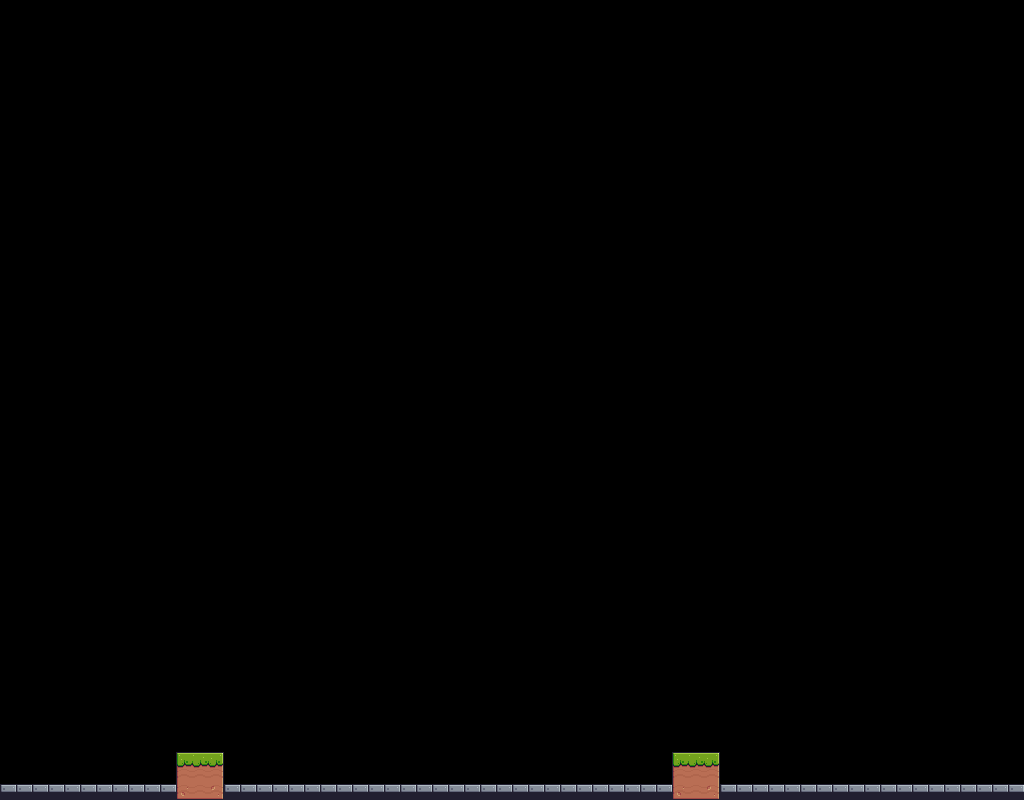

A 2D game scene composited from a Tiled map and its tileset images. What follows is a short description and the map's XML, with every tile layer's data as written:
An orthogonal 64x50 tile map with 16x16 px tiles, 1 tile layer (Background) and 3 objects (2x Enemy, Player).

<map version="1.4" tiledversion="1.4.2" orientation="orthogonal" renderorder="right-down" width="64" height="50" tilewidth="16" tileheight="16" infinite="0" nextlayerid="3" nextobjectid="9">
 <tileset firstgid="1" name="Terrain" tilewidth="16" tileheight="16" tilecount="242" columns="22">
  <image source="../Tilesets/Terrain.png" width="352" height="176" />
 </tileset>
 <layer id="1" name="Background" width="64" height="50">
  <data encoding="csv">
0,0,0,0,0,0,0,0,0,0,0,0,0,0,0,0,0,0,0,0,0,0,0,0,0,0,0,0,0,0,0,0,0,0,0,0,0,0,0,0,0,0,0,0,0,0,0,0,0,0,0,0,0,0,0,0,0,0,0,0,0,0,0,0,
0,0,0,0,0,0,0,0,0,0,0,0,0,0,0,0,0,0,0,0,0,0,0,0,0,0,0,0,0,0,0,0,0,0,0,0,0,0,0,0,0,0,0,0,0,0,0,0,0,0,0,0,0,0,0,0,0,0,0,0,0,0,0,0,
0,0,0,0,0,0,0,0,0,0,0,0,0,0,0,0,0,0,0,0,0,0,0,0,0,0,0,0,0,0,0,0,0,0,0,0,0,0,0,0,0,0,0,0,0,0,0,0,0,0,0,0,0,0,0,0,0,0,0,0,0,0,0,0,
0,0,0,0,0,0,0,0,0,0,0,0,0,0,0,0,0,0,0,0,0,0,0,0,0,0,0,0,0,0,0,0,0,0,0,0,0,0,0,0,0,0,0,0,0,0,0,0,0,0,0,0,0,0,0,0,0,0,0,0,0,0,0,0,
0,0,0,0,0,0,0,0,0,0,0,0,0,0,0,0,0,0,0,0,0,0,0,0,0,0,0,0,0,0,0,0,0,0,0,0,0,0,0,0,0,0,0,0,0,0,0,0,0,0,0,0,0,0,0,0,0,0,0,0,0,0,0,0,
0,0,0,0,0,0,0,0,0,0,0,0,0,0,0,0,0,0,0,0,0,0,0,0,0,0,0,0,0,0,0,0,0,0,0,0,0,0,0,0,0,0,0,0,0,0,0,0,0,0,0,0,0,0,0,0,0,0,0,0,0,0,0,0,
0,0,0,0,0,0,0,0,0,0,0,0,0,0,0,0,0,0,0,0,0,0,0,0,0,0,0,0,0,0,0,0,0,0,0,0,0,0,0,0,0,0,0,0,0,0,0,0,0,0,0,0,0,0,0,0,0,0,0,0,0,0,0,0,
0,0,0,0,0,0,0,0,0,0,0,0,0,0,0,0,0,0,0,0,0,0,0,0,0,0,0,0,0,0,0,0,0,0,0,0,0,0,0,0,0,0,0,0,0,0,0,0,0,0,0,0,0,0,0,0,0,0,0,0,0,0,0,0,
0,0,0,0,0,0,0,0,0,0,0,0,0,0,0,0,0,0,0,0,0,0,0,0,0,0,0,0,0,0,0,0,0,0,0,0,0,0,0,0,0,0,0,0,0,0,0,0,0,0,0,0,0,0,0,0,0,0,0,0,0,0,0,0,
0,0,0,0,0,0,0,0,0,0,0,0,0,0,0,0,0,0,0,0,0,0,0,0,0,0,0,0,0,0,0,0,0,0,0,0,0,0,0,0,0,0,0,0,0,0,0,0,0,0,0,0,0,0,0,0,0,0,0,0,0,0,0,0,
0,0,0,0,0,0,0,0,0,0,0,0,0,0,0,0,0,0,0,0,0,0,0,0,0,0,0,0,0,0,0,0,0,0,0,0,0,0,0,0,0,0,0,0,0,0,0,0,0,0,0,0,0,0,0,0,0,0,0,0,0,0,0,0,
0,0,0,0,0,0,0,0,0,0,0,0,0,0,0,0,0,0,0,0,0,0,0,0,0,0,0,0,0,0,0,0,0,0,0,0,0,0,0,0,0,0,0,0,0,0,0,0,0,0,0,0,0,0,0,0,0,0,0,0,0,0,0,0,
0,0,0,0,0,0,0,0,0,0,0,0,0,0,0,0,0,0,0,0,0,0,0,0,0,0,0,0,0,0,0,0,0,0,0,0,0,0,0,0,0,0,0,0,0,0,0,0,0,0,0,0,0,0,0,0,0,0,0,0,0,0,0,0,
0,0,0,0,0,0,0,0,0,0,0,0,0,0,0,0,0,0,0,0,0,0,0,0,0,0,0,0,0,0,0,0,0,0,0,0,0,0,0,0,0,0,0,0,0,0,0,0,0,0,0,0,0,0,0,0,0,0,0,0,0,0,0,0,
0,0,0,0,0,0,0,0,0,0,0,0,0,0,0,0,0,0,0,0,0,0,0,0,0,0,0,0,0,0,0,0,0,0,0,0,0,0,0,0,0,0,0,0,0,0,0,0,0,0,0,0,0,0,0,0,0,0,0,0,0,0,0,0,
0,0,0,0,0,0,0,0,0,0,0,0,0,0,0,0,0,0,0,0,0,0,0,0,0,0,0,0,0,0,0,0,0,0,0,0,0,0,0,0,0,0,0,0,0,0,0,0,0,0,0,0,0,0,0,0,0,0,0,0,0,0,0,0,
0,0,0,0,0,0,0,0,0,0,0,0,0,0,0,0,0,0,0,0,0,0,0,0,0,0,0,0,0,0,0,0,0,0,0,0,0,0,0,0,0,0,0,0,0,0,0,0,0,0,0,0,0,0,0,0,0,0,0,0,0,0,0,0,
0,0,0,0,0,0,0,0,0,0,0,0,0,0,0,0,0,0,0,0,0,0,0,0,0,0,0,0,0,0,0,0,0,0,0,0,0,0,0,0,0,0,0,0,0,0,0,0,0,0,0,0,0,0,0,0,0,0,0,0,0,0,0,0,
0,0,0,0,0,0,0,0,0,0,0,0,0,0,0,0,0,0,0,0,0,0,0,0,0,0,0,0,0,0,0,0,0,0,0,0,0,0,0,0,0,0,0,0,0,0,0,0,0,0,0,0,0,0,0,0,0,0,0,0,0,0,0,0,
0,0,0,0,0,0,0,0,0,0,0,0,0,0,0,0,0,0,0,0,0,0,0,0,0,0,0,0,0,0,0,0,0,0,0,0,0,0,0,0,0,0,0,0,0,0,0,0,0,0,0,0,0,0,0,0,0,0,0,0,0,0,0,0,
0,0,0,0,0,0,0,0,0,0,0,0,0,0,0,0,0,0,0,0,0,0,0,0,0,0,0,0,0,0,0,0,0,0,0,0,0,0,0,0,0,0,0,0,0,0,0,0,0,0,0,0,0,0,0,0,0,0,0,0,0,0,0,0,
0,0,0,0,0,0,0,0,0,0,0,0,0,0,0,0,0,0,0,0,0,0,0,0,0,0,0,0,0,0,0,0,0,0,0,0,0,0,0,0,0,0,0,0,0,0,0,0,0,0,0,0,0,0,0,0,0,0,0,0,0,0,0,0,
0,0,0,0,0,0,0,0,0,0,0,0,0,0,0,0,0,0,0,0,0,0,0,0,0,0,0,0,0,0,0,0,0,0,0,0,0,0,0,0,0,0,0,0,0,0,0,0,0,0,0,0,0,0,0,0,0,0,0,0,0,0,0,0,
0,0,0,0,0,0,0,0,0,0,0,0,0,0,0,0,0,0,0,0,0,0,0,0,0,0,0,0,0,0,0,0,0,0,0,0,0,0,0,0,0,0,0,0,0,0,0,0,0,0,0,0,0,0,0,0,0,0,0,0,0,0,0,0,
0,0,0,0,0,0,0,0,0,0,0,0,0,0,0,0,0,0,0,0,0,0,0,0,0,0,0,0,0,0,0,0,0,0,0,0,0,0,0,0,0,0,0,0,0,0,0,0,0,0,0,0,0,0,0,0,0,0,0,0,0,0,0,0,
0,0,0,0,0,0,0,0,0,0,0,0,0,0,0,0,0,0,0,0,0,0,0,0,0,0,0,0,0,0,0,0,0,0,0,0,0,0,0,0,0,0,0,0,0,0,0,0,0,0,0,0,0,0,0,0,0,0,0,0,0,0,0,0,
0,0,0,0,0,0,0,0,0,0,0,0,0,0,0,0,0,0,0,0,0,0,0,0,0,0,0,0,0,0,0,0,0,0,0,0,0,0,0,0,0,0,0,0,0,0,0,0,0,0,0,0,0,0,0,0,0,0,0,0,0,0,0,0,
0,0,0,0,0,0,0,0,0,0,0,0,0,0,0,0,0,0,0,0,0,0,0,0,0,0,0,0,0,0,0,0,0,0,0,0,0,0,0,0,0,0,0,0,0,0,0,0,0,0,0,0,0,0,0,0,0,0,0,0,0,0,0,0,
0,0,0,0,0,0,0,0,0,0,0,0,0,0,0,0,0,0,0,0,0,0,0,0,0,0,0,0,0,0,0,0,0,0,0,0,0,0,0,0,0,0,0,0,0,0,0,0,0,0,0,0,0,0,0,0,0,0,0,0,0,0,0,0,
0,0,0,0,0,0,0,0,0,0,0,0,0,0,0,0,0,0,0,0,0,0,0,0,0,0,0,0,0,0,0,0,0,0,0,0,0,0,0,0,0,0,0,0,0,0,0,0,0,0,0,0,0,0,0,0,0,0,0,0,0,0,0,0,
0,0,0,0,0,0,0,0,0,0,0,0,0,0,0,0,0,0,0,0,0,0,0,0,0,0,0,0,0,0,0,0,0,0,0,0,0,0,0,0,0,0,0,0,0,0,0,0,0,0,0,0,0,0,0,0,0,0,0,0,0,0,0,0,
0,0,0,0,0,0,0,0,0,0,0,0,0,0,0,0,0,0,0,0,0,0,0,0,0,0,0,0,0,0,0,0,0,0,0,0,0,0,0,0,0,0,0,0,0,0,0,0,0,0,0,0,0,0,0,0,0,0,0,0,0,0,0,0,
0,0,0,0,0,0,0,0,0,0,0,0,0,0,0,0,0,0,0,0,0,0,0,0,0,0,0,0,0,0,0,0,0,0,0,0,0,0,0,0,0,0,0,0,0,0,0,0,0,0,0,0,0,0,0,0,0,0,0,0,0,0,0,0,
0,0,0,0,0,0,0,0,0,0,0,0,0,0,0,0,0,0,0,0,0,0,0,0,0,0,0,0,0,0,0,0,0,0,0,0,0,0,0,0,0,0,0,0,0,0,0,0,0,0,0,0,0,0,0,0,0,0,0,0,0,0,0,0,
0,0,0,0,0,0,0,0,0,0,0,0,0,0,0,0,0,0,0,0,0,0,0,0,0,0,0,0,0,0,0,0,0,0,0,0,0,0,0,0,0,0,0,0,0,0,0,0,0,0,0,0,0,0,0,0,0,0,0,0,0,0,0,0,
0,0,0,0,0,0,0,0,0,0,0,0,0,0,0,0,0,0,0,0,0,0,0,0,0,0,0,0,0,0,0,0,0,0,0,0,0,0,0,0,0,0,0,0,0,0,0,0,0,0,0,0,0,0,0,0,0,0,0,0,0,0,0,0,
0,0,0,0,0,0,0,0,0,0,0,0,0,0,0,0,0,0,0,0,0,0,0,0,0,0,0,0,0,0,0,0,0,0,0,0,0,0,0,0,0,0,0,0,0,0,0,0,0,0,0,0,0,0,0,0,0,0,0,0,0,0,0,0,
0,0,0,0,0,0,0,0,0,0,0,0,0,0,0,0,0,0,0,0,0,0,0,0,0,0,0,0,0,0,0,0,0,0,0,0,0,0,0,0,0,0,0,0,0,0,0,0,0,0,0,0,0,0,0,0,0,0,0,0,0,0,0,0,
0,0,0,0,0,0,0,0,0,0,0,0,0,0,0,0,0,0,0,0,0,0,0,0,0,0,0,0,0,0,0,0,0,0,0,0,0,0,0,0,0,0,0,0,0,0,0,0,0,0,0,0,0,0,0,0,0,0,0,0,0,0,0,0,
0,0,0,0,0,0,0,0,0,0,0,0,0,0,0,0,0,0,0,0,0,0,0,0,0,0,0,0,0,0,0,0,0,0,0,0,0,0,0,0,0,0,0,0,0,0,0,0,0,0,0,0,0,0,0,0,0,0,0,0,0,0,0,0,
0,0,0,0,0,0,0,0,0,0,0,0,0,0,0,0,0,0,0,0,0,0,0,0,0,0,0,0,0,0,0,0,0,0,0,0,0,0,0,0,0,0,0,0,0,0,0,0,0,0,0,0,0,0,0,0,0,0,0,0,0,0,0,0,
0,0,0,0,0,0,0,0,0,0,0,0,0,0,0,0,0,0,0,0,0,0,0,0,0,0,0,0,0,0,0,0,0,0,0,0,0,0,0,0,0,0,0,0,0,0,0,0,0,0,0,0,0,0,0,0,0,0,0,0,0,0,0,0,
0,0,0,0,0,0,0,0,0,0,0,0,0,0,0,0,0,0,0,0,0,0,0,0,0,0,0,0,0,0,0,0,0,0,0,0,0,0,0,0,0,0,0,0,0,0,0,0,0,0,0,0,0,0,0,0,0,0,0,0,0,0,0,0,
0,0,0,0,0,0,0,0,0,0,0,0,0,0,0,0,0,0,0,0,0,0,0,0,0,0,0,0,0,0,0,0,0,0,0,0,0,0,0,0,0,0,0,0,0,0,0,0,0,0,0,0,0,0,0,0,0,0,0,0,0,0,0,0,
0,0,0,0,0,0,0,0,0,0,0,0,0,0,0,0,0,0,0,0,0,0,0,0,0,0,0,0,0,0,0,0,0,0,0,0,0,0,0,0,0,0,0,0,0,0,0,0,0,0,0,0,0,0,0,0,0,0,0,0,0,0,0,0,
0,0,0,0,0,0,0,0,0,0,0,0,0,0,0,0,0,0,0,0,0,0,0,0,0,0,0,0,0,0,0,0,0,0,0,0,0,0,0,0,0,0,0,0,0,0,0,0,0,0,0,0,0,0,0,0,0,0,0,0,0,0,0,0,
0,0,0,0,0,0,0,0,0,0,0,0,0,0,0,0,0,0,0,0,0,0,0,0,0,0,0,0,0,0,0,0,0,0,0,0,0,0,0,0,0,0,0,0,0,0,0,0,0,0,0,0,0,0,0,0,0,0,0,0,0,0,0,0,
0,0,0,0,0,0,0,0,0,0,0,7,8,9,0,0,0,0,0,0,0,0,0,0,0,0,0,0,0,0,0,0,0,0,0,0,0,0,0,0,0,0,7,8,9,0,0,0,0,0,0,0,0,0,0,0,0,0,0,0,0,0,0,0,
0,0,0,0,0,0,0,0,0,0,0,29,30,31,0,0,0,0,0,0,0,0,0,0,0,0,0,0,0,0,0,0,0,0,0,0,0,0,0,0,0,0,29,30,31,0,0,0,0,0,0,0,0,0,0,0,0,0,0,0,0,0,0,0,
2,2,2,2,2,2,2,2,2,2,2,51,52,53,2,2,2,2,2,2,2,2,2,2,2,2,2,2,2,2,2,2,2,2,2,2,2,2,2,2,2,2,51,52,53,2,2,2,2,2,2,2,2,2,2,2,2,2,2,2,2,2,2,2
</data>
 </layer>
 <objectgroup id="2" name="MovingObjects">
  <object id="1" name="VirtualGuy" type="Player" x="675.667" y="696" width="32" height="32" />
  <object id="4" name="Chicken" type="Enemy" x="36.5" y="731" width="32" height="34" />
  <object id="7" name="Rhino" type="Enemy" x="414" y="722" width="52" height="34" />
 </objectgroup>
</map>
